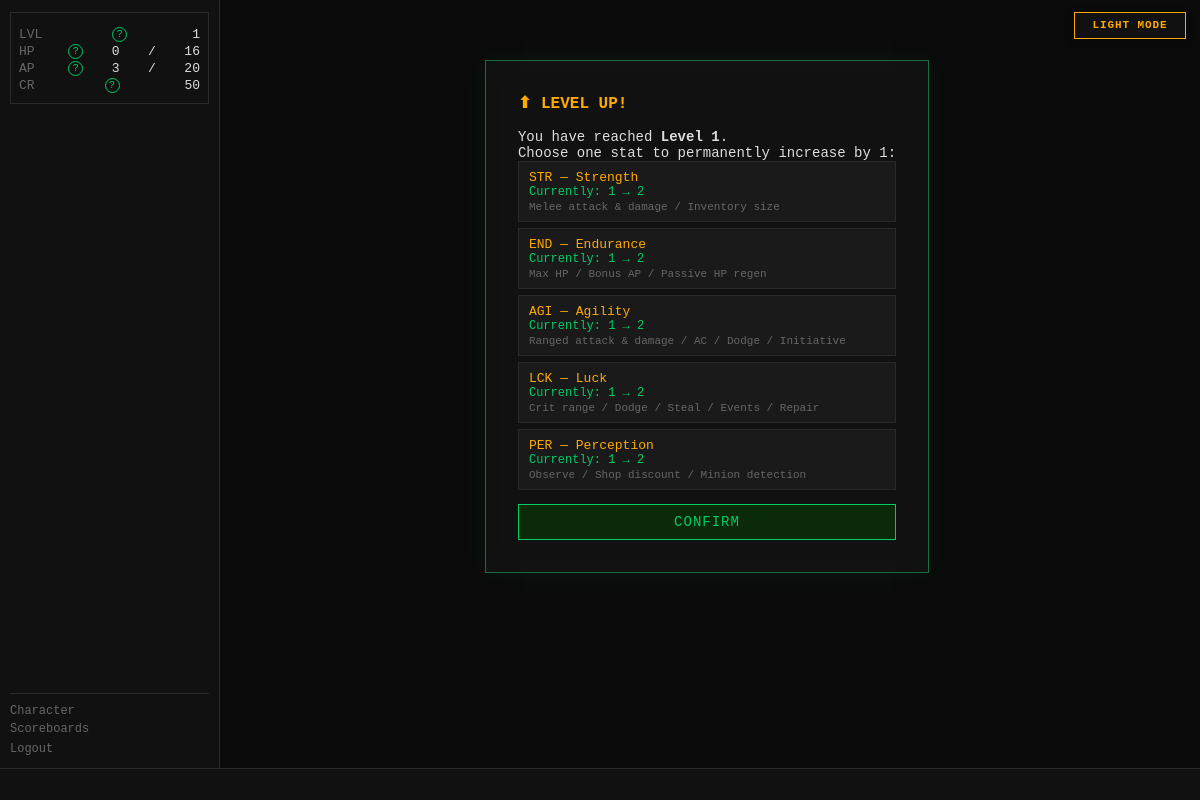
Page /levelup (signed in) on the committed database.
### tables this page shows
CREATE TABLE players (
    id                  INTEGER PRIMARY KEY AUTOINCREMENT,
    username            TEXT    UNIQUE NOT NULL,
    password_hash       TEXT    NOT NULL,
    email               TEXT    UNIQUE NOT NULL,
    character_name      TEXT    NOT NULL,
    sex                 TEXT    NOT NULL,
    class_id            INTEGER REFERENCES classes(id),
    str_stat            INTEGER NOT NULL DEFAULT 1,
    end_stat            INTEGER NOT NULL DEFAULT 1,
    agi_stat            INTEGER NOT NULL DEFAULT 1,
    lck_stat            INTEGER NOT NULL DEFAULT 1,
    per_stat            INTEGER NOT NULL DEFAULT 1,
    level               INTEGER NOT NULL DEFAULT 1,
    xp                  INTEGER NOT NULL DEFAULT 0,
    current_hp          INTEGER NOT NULL,
    current_ap          INTEGER NOT NULL,
    credits             INTEGER NOT NULL DEFAULT 25,
    equipped_weapon_id  INTEGER REFERENCES inventory_items(id),
    equipped_armor_id   INTEGER REFERENCES inventory_items(id),
    equipped_special_id INTEGER REFERENCES inventory_items(id),
    in_combat           INTEGER NOT NULL DEFAULT 0,
    pending_levelup     INTEGER NOT NULL DEFAULT 0,
    combat_preference   TEXT    NOT NULL DEFAULT "Balanced",
    is_banned           INTEGER NOT NULL DEFAULT 0,
    last_login_at       TEXT,
    created_at          TEXT    NOT NULL DEFAULT (datetime('now'))
, retired_at TEXT);

### routes/auth.py (the view)
@bp.route("/levelup", methods=["GET"])
def levelup():
    player = g.player
    return render_template("auth/levelup.html", player=player)

### app.py (called while the page is built)
def _context_processor() -> dict:
    player = g.get("player")
    if not player:
        return {}
    return {"player": player, "settings": get_all_settings()}

def _check_auth():
    if request.endpoint in _AUTH_EXEMPT:
        return None
    if not session.get("player_id"):
        return redirect(url_for("auth.login"))
    return None

def _load_player():
    player_id = session.get("player_id")
    if not player_id:
        return None
    player = get_player(player_id)
    if player is None:
        session.clear()
        return redirect(url_for("auth.login"))
    g.player = player
    return None

def _check_levelup():
    if request.endpoint in _LEVELUP_EXEMPT:
        return None
    player = g.get("player")
    if player and player.get("pending_levelup") and not player.get("in_combat"):
        return redirect(url_for("auth.levelup"))
    return None

def _set_blackout_flag():
    settings = get_all_settings()
    blackout_mins = settings.get("MIDNIGHT_BLACKOUT_MINUTES", cfg.MIDNIGHT_BLACKOUT_MINUTES)
    now = datetime.now(timezone.utc)
    minutes_to_midnight = (24 * 60) - (now.hour * 60 + now.minute)
    g.blackout = (minutes_to_midnight <= blackout_mins)

### database.py (called while the page is built)
def get_db() -> sqlite3.Connection:
    if 'db' not in g:
        g.db = sqlite3.connect(
            cfg.DB_PATH,
            detect_types=sqlite3.PARSE_DECLTYPES,
            timeout=10,
        )
        g.db.row_factory = dict_factory
        g.db.execute("PRAGMA foreign_keys = ON")
        g.db.execute("PRAGMA journal_mode = WAL")
    return g.db

def dict_factory(cursor: sqlite3.Cursor, row: tuple) -> dict:
    return {col[0]: val for col, val in zip(cursor.description, row)}

def execute(sql: str, params: tuple = ()) -> list[dict]:
    return get_db().execute(sql, params).fetchall()

def execute_one(sql: str, params: tuple = ()) -> dict | None:
    return get_db().execute(sql, params).fetchone()

### templates/auth/levelup.html (shortened to what this page needs)
{% extends "base.html" %}
{% block content %}
<div id="auth-box">
    <h2 class="auth-heading term-amber">⬆ LEVEL UP!</h2>
    <p>You have reached <strong>Level {{ player.level }}</strong>.</p>
    <p>Choose one stat to permanently increase by 1:</p>
    <form method="POST" action="{{ url_for('auth.levelup_post') }}">
        <div id="levelup-stats">
            {% for stat, label, detail in [
                ('STR', 'STR — Strength',    'Melee attack & damage / Inventory size'),
                ('END', 'END — Endurance',   'Max HP / Bonus AP / Passive HP regen'),
                ('AGI', 'AGI — Agility',     'Ranged attack & damage / AC / Dodge / Initiative'),
                ('LCK', 'LCK — Luck',        'Crit range / Dodge / Steal / Events / Repair'),
                ('PER', 'PER — Perception',  'Observe / Shop discount / Minion detection')
            ] %}
            <label class="stat-choice">
                <span class="stat-name">{{ label }}</span>
                <span class="stat-current">Currently: {{ player[stat.lower() + '_stat'] }} → {{ player[stat.lower() + '_stat'] + 1 }}</span>
                <span class="stat-detail">{{ detail }}</span>
            </label>
            {% endfor %}
        </div>
        <button type="submit" class="auth-btn">CONFIRM</button>
    </form>
</div>
{% endblock %}

### templates/base.html (shortened to what this page needs)
<!DOCTYPE html>
<html lang="en">
<head>
<link rel="stylesheet" href="{{ url_for('static', filename='style.css') }}">
</head>
<body class="{{ 'authenticated' if player else 'auth-page' }} {% block body_class %}{% endblock %}">
<button id="theme-toggle" type="button" aria-label="Switch color theme" aria-pressed="false">
</button>
{% if player %}
<div id="left-col">
    <div id="status-block">
        <div class="status-line">
            <span class="label">LVL</span>
            <span id="status-level">{{ player.level }}</span>
        </div>
        <div class="status-line">
            <span class="label">HP</span>
            <span id="status-hp">{{ player.current_hp }}</span>/<span id="status-maxhp">{{ player.max_hp }}</span>
        </div>
        <div class="status-line">
            <span class="label">AP</span>
            <span id="status-ap">{{ player.current_ap }}</span>/<span id="status-maxap">{{ player.max_ap }}</span>
        </div>
        <div class="status-line">
            <span class="label">CR</span>
            <span id="status-credits">{{ player.credits }}</span>
        </div>
    </div>
    <nav id="left-nav">
        <a href="{{ url_for('character.index') }}">Character</a>
        <a href="{{ url_for('scoreboards.index') }}">Scoreboards</a>
        <form action="{{ url_for('auth.logout') }}" method="POST" style="margin:0">
            <button type="submit" class="nav-link-btn">Logout</button>
        </form>
    </nav>
</div>
{% endif %}
<div id="main">
    {% block content %}{% endblock %}
</div>
{% if player %}
<div id="ticker-wrap">
    <div id="ticker">
    </div>
</div>
{% endif %}
</body>
</html>

### static/style.css (style rules this page uses)
:root { --bg: #0a0a0a; --bg-panel: #111111; --bg-input: #1a1a1a; --border: #2a2a2a; --green: #00cc66; --red: #cc2222; --amber: #ffaa00; --blue: #4499ff; --grey: #666666; --white: #dddddd; --dim: #444444; --font: 'Courier New', Courier, monospace; --left-width: 220px; --ticker-h: 32px; }
*, *::before, *::after { box-sizing: border-box; margin: 0; padding: 0; }
html, body { height: 100%; background: var(--bg); color: var(--white); font-family: var(--font); font-size: 14px; overflow: hidden; }
a { color: var(--blue); text-decoration: none; }
#theme-toggle { position: fixed; top: 12px; right: 14px; z-index: 1000; min-width: 112px; padding: 7px 10px; border: 1px solid var(--amber); background: var(--bg-panel); color: var(--amber); font: bold 11px/1 var(--font); letter-spacing: 0.08em; cursor: pointer; box-shadow: 0 2px 10px rgba(0, 0, 0, 0.18); }
#left-col { position: fixed; top: 0; left: 0; width: var(--left-width); height: calc(100vh - var(--ticker-h)); background: var(--bg-panel); border-right: 1px solid var(--border); display: flex; flex-direction: column; padding: 12px 10px; overflow-y: auto; z-index: 10; }
#main { margin-left: var(--left-width); height: calc(100vh - var(--ticker-h)); overflow-y: auto; overflow-x: hidden; scrollbar-gutter: stable; display: flex; flex-direction: column; }
#status-block { border: 1px solid var(--border); padding: 8px; margin-bottom: 14px; }
.status-line { display: flex; justify-content: space-between; margin: 2px 0; font-size: 13px; }
.status-line .label { color: var(--grey); }
#left-nav { margin-top: auto; display: flex; flex-direction: column; gap: 4px; border-top: 1px solid var(--border); padding-top: 10px; }
#left-nav a, .nav-link-btn { color: var(--grey); font-size: 12px; font-family: var(--font); background: none; border: none; cursor: pointer; text-align: left; padding: 0; }
#ticker-wrap { position: fixed; bottom: 0; left: 0; right: 0; height: var(--ticker-h); background: var(--bg-panel); border-top: 1px solid var(--border); overflow: hidden; z-index: 20; display: flex; align-items: center; }
#ticker { white-space: nowrap; color: var(--dim); font-size: 12px; padding-left: 100%; animation: ticker-scroll 60s linear infinite; }
#auth-box { max-width: 520px; margin: 60px auto; padding: 32px; background: var(--bg-panel); border: 1px solid #1d6b42; box-shadow: 0 0 24px rgba(0, 204, 102, 0.08), inset 0 0 24px rgba(0, 204, 102, 0.025); }
.auth-heading { color: var(--amber); margin-bottom: 16px; font-size: 16px; }
.auth-btn { background: #0a2a0a; color: var(--green); border: 1px solid var(--green); padding: 9px 24px; font-family: var(--font); font-size: 14px; letter-spacing: 1px; cursor: pointer; margin-top: 8px; width: 100%; }
.stat-choice { display: block; background: var(--bg-input); border: 1px solid var(--border); padding: 8px 10px; margin-bottom: 6px; cursor: pointer; }
.stat-name { color: var(--amber); display: block; font-size: 13px; }
.stat-current { color: var(--green); display: block; font-size: 12px; }
.stat-detail { color: var(--grey); display: block; font-size: 11px; margin-top: 2px; }

### rows in the picture
players: level "1", current_hp "0", current_ap "3", credits "50", str_stat "1" "1" "1" "1" "1", player[stat.lower()+'_stat']+1 "2" "2" "2" "2" "2"

### other values in the picture
{{ player.max_hp }} "16"
{{ player.max_ap }} "20"
{{ label }} "STR — Strength" "END — Endurance" "AGI — Agility" "LCK — Luck" "PER — Perception"
{{ detail }} "Melee attack & damage / Inventory size" "Max HP / Bonus AP / Passive HP regen" "Ranged attack & damage / AC / Dodge / Initiative" "Crit range / Dodge / Steal / Events / Repair" "Observe / Shop discount / Minion detection"
